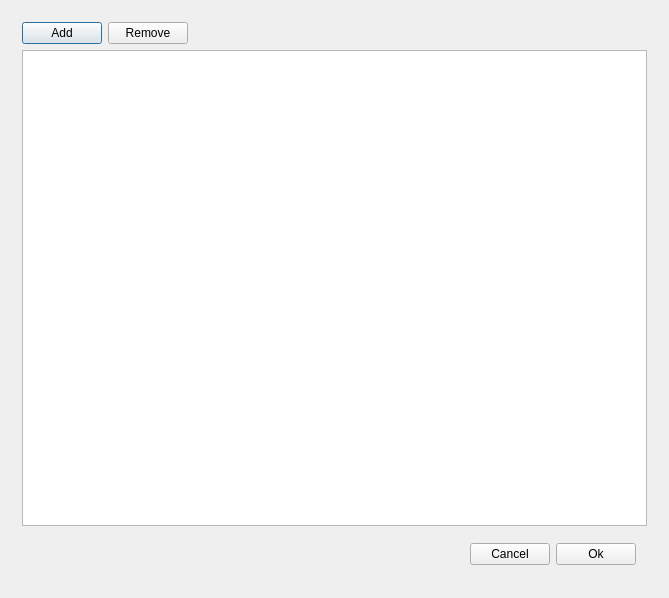
<?xml version="1.0" encoding="UTF-8"?>
<ui version="4.0">
 <class>InputConfigurator</class>
 <widget class="QDialog" name="InputConfigurator">
  <property name="geometry">
   <rect>
    <x>0</x>
    <y>0</y>
    <width>669</width>
    <height>598</height>
   </rect>
  </property>
  <property name="windowTitle">
   <string>Input settings</string>
  </property>
  <layout class="QVBoxLayout" name="verticalLayout_2">
   <item>
    <layout class="QHBoxLayout" name="horizontalLayout">
     <property name="spacing">
      <number>0</number>
     </property>
     <property name="leftMargin">
      <number>0</number>
     </property>
     <property name="topMargin">
      <number>0</number>
     </property>
     <property name="rightMargin">
      <number>0</number>
     </property>
     <property name="bottomMargin">
      <number>0</number>
     </property>
     <item>
      <widget class="QWidget" name="widget" native="true">
       <layout class="QVBoxLayout" name="verticalLayout">
        <property name="spacing">
         <number>5</number>
        </property>
        <property name="leftMargin">
         <number>0</number>
        </property>
        <property name="topMargin">
         <number>0</number>
        </property>
        <property name="rightMargin">
         <number>0</number>
        </property>
        <property name="bottomMargin">
         <number>0</number>
        </property>
        <item>
         <widget class="QWidget" name="widget_2" native="true">
          <layout class="QVBoxLayout" name="verticalLayout_3">
           <item>
            <widget class="QWidget" name="widget_3" native="true">
             <layout class="QHBoxLayout" name="horizontalLayout_3">
              <property name="leftMargin">
               <number>0</number>
              </property>
              <property name="topMargin">
               <number>0</number>
              </property>
              <property name="rightMargin">
               <number>0</number>
              </property>
              <property name="bottomMargin">
               <number>0</number>
              </property>
              <item>
               <widget class="QPushButton" name="pushButtonAdd">
                <property name="text">
                 <string>Add</string>
                </property>
                <property name="flat">
                 <bool>false</bool>
                </property>
               </widget>
              </item>
              <item>
               <widget class="QPushButton" name="pushButtonRemove">
                <property name="text">
                 <string>Remove</string>
                </property>
                <property name="flat">
                 <bool>false</bool>
                </property>
               </widget>
              </item>
              <item>
               <spacer name="horizontalSpacer_2">
                <property name="orientation">
                 <enum>Qt::Horizontal</enum>
                </property>
                <property name="sizeHint" stdset="0">
                 <size>
                  <width>40</width>
                  <height>20</height>
                 </size>
                </property>
               </spacer>
              </item>
             </layout>
            </widget>
           </item>
           <item>
            <widget class="QTreeView" name="treeView"/>
           </item>
           <item>
            <widget class="QWidget" name="widget_4" native="true">
             <layout class="QHBoxLayout" name="horizontalLayout_2">
              <item>
               <spacer name="horizontalSpacer">
                <property name="orientation">
                 <enum>Qt::Horizontal</enum>
                </property>
                <property name="sizeHint" stdset="0">
                 <size>
                  <width>40</width>
                  <height>20</height>
                 </size>
                </property>
               </spacer>
              </item>
              <item>
               <widget class="QPushButton" name="pushButtonCancel">
                <property name="text">
                 <string>Cancel</string>
                </property>
               </widget>
              </item>
              <item>
               <widget class="QPushButton" name="pushButtonOk">
                <property name="text">
                 <string>Ok</string>
                </property>
               </widget>
              </item>
             </layout>
            </widget>
           </item>
          </layout>
         </widget>
        </item>
       </layout>
      </widget>
     </item>
    </layout>
   </item>
  </layout>
  <action name="actionRemove">
   <property name="text">
    <string>Remove</string>
   </property>
  </action>
  <action name="actionAdd">
   <property name="text">
    <string>Add</string>
   </property>
  </action>
 </widget>
 <layoutdefault spacing="6" margin="11"/>
 <resources>
  <include location="../../Shared/Resources/icons.qrc"/>
 </resources>
 <connections>
  <connection>
   <sender>pushButtonAdd</sender>
   <signal>clicked()</signal>
   <receiver>actionAdd</receiver>
   <slot>trigger()</slot>
   <hints>
    <hint type="sourcelabel">
     <x>441</x>
     <y>511</y>
    </hint>
    <hint type="destinationlabel">
     <x>-1</x>
     <y>-1</y>
    </hint>
   </hints>
  </connection>
  <connection>
   <sender>pushButtonRemove</sender>
   <signal>clicked()</signal>
   <receiver>actionRemove</receiver>
   <slot>trigger()</slot>
   <hints>
    <hint type="sourcelabel">
     <x>603</x>
     <y>511</y>
    </hint>
    <hint type="destinationlabel">
     <x>-1</x>
     <y>-1</y>
    </hint>
   </hints>
  </connection>
 </connections>
</ui>
